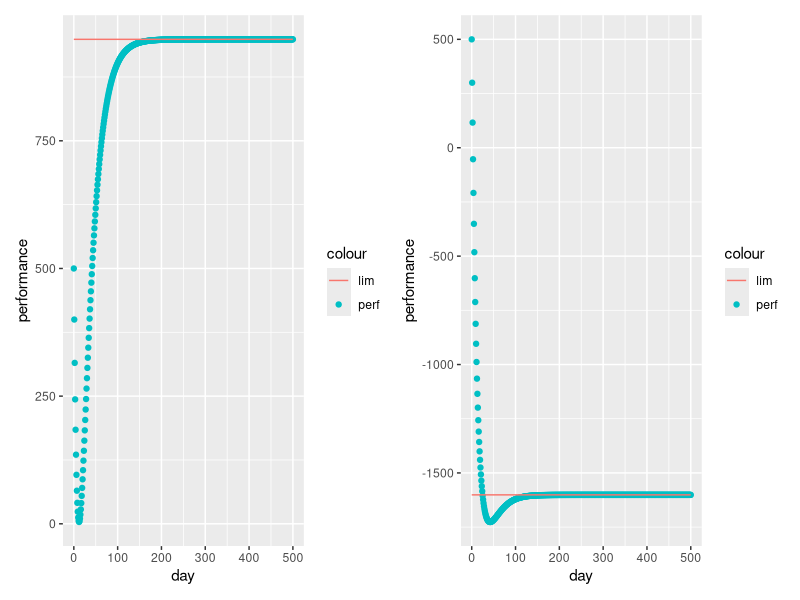
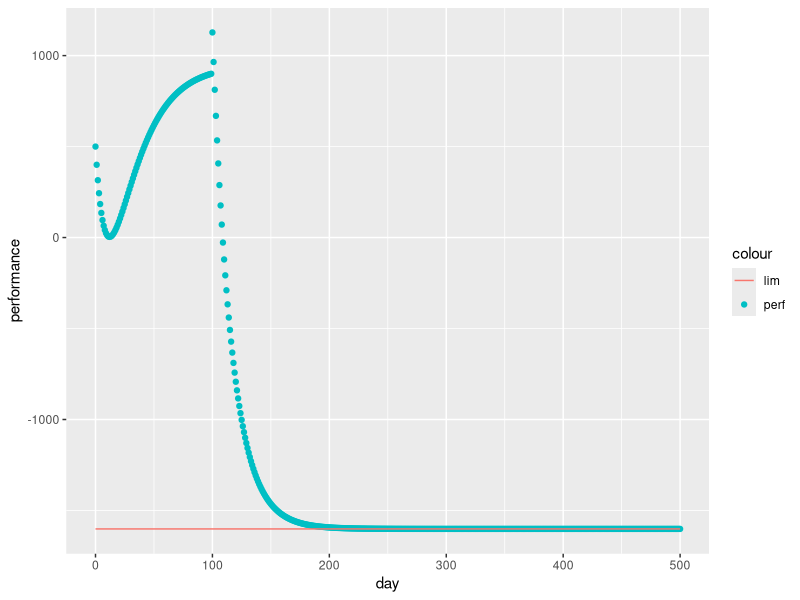
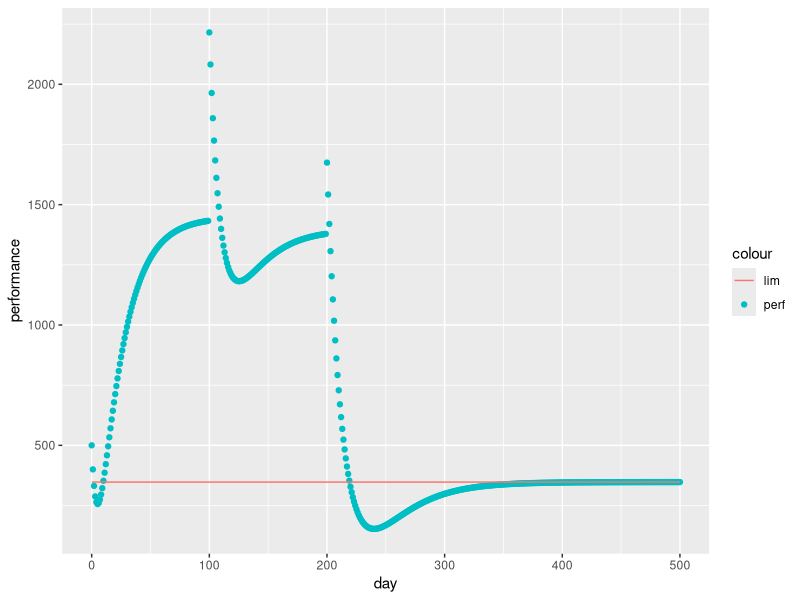

R code for these plots, in order: (Note: this script raises an error after producing the figures.)
## ---- chunk 1
knitr::opts_chunk$set(echo = TRUE)
## ---- chunk 2
library(ggplot2) # for graphing
library(patchwork) # to add graphs together
library(tibble) # tibbles
## ---- chunk 3
params_mat <- function(k_1, tau_1, k_2, tau_2, change_days=NULL, days) {
  if (length(k_1) == length(tau_1) && 
      length(k_1) == length(tau_2) &&
      length(k_1) == length(k_2) &&
      length(k_1) == length(change_days)+1
  ) {}
    else {stop("check length of parameters")} 
  out_matrix <- matrix(0, nrow = days, ncol = 4)
  colnames(out_matrix) <- c("k_1", "tau_1", "k_2", "tau_2")
  bound_1 <- 1; bound_2 <- days
  j <- 0 # counter for index of k_1, tau_1, etc
  for (elem in c(change_days, days)) {
    j <- j + 1
    bound_2 <- elem 
    for (i in bound_1:bound_2) {
      out_matrix[i, ] <- c(k_1[[j]], tau_1[[j]], k_2[[j]], tau_2[[j]])
    }
    bound_1 <- elem
  }
  return(out_matrix)
}
## ---- chunk 4
#' Title
#'
#' @param params_mat a n by 4 matrix, where n is the number of days
#' @param training_load an n dimensional vector 
#'
#' @return an n? dimensional vector with the performance
#' @export
#'
#' @examples
perf_tv <- function(p_0, params_mat, training_load) {
  days <- nrow(params_mat)
  perf_out <- c(rep(NA, days))
  T_1 <- 0; T_2 <- 0
  for (i in 1:days) {
    T_1 <- exp(-1/params_mat[i, "tau_1"])*T_1 + training_load[[i]]
    T_2 <- exp(-1/params_mat[i, "tau_2"])*T_2 + training_load[[i]]
    perf_out[[i]] <- p_0 + params_mat[i, "k_1"]*T_1 - params_mat[i, "k_2"]*T_2 
  }
  return(perf_out)
}
## ---- chunk 5
perf_plot <- function(p_0,
                      k_1,
                      tau_1,
                      k_2,
                      tau_2,
                      change_days = NULL,
                      days,
                      training_stim) {
  training_load <- c()
  limit <- 0
  if (training_stim[[1]] == "constant") {
    training_load <- c(rep(training_stim[[2]], days))
    k <- length(k_1)
    
    # See justification for this below
    limit <- p_0 + training_stim[[2]]*k_1[[k]]/(1-exp(-1/tau_1[[k]])) -
      training_stim[[2]]*k_2[[k]]/(1-exp(-1/tau_2[[k]])) 
  }
  tmp_matrix <- params_mat(k_1,
                           tau_1,
                           k_2,
                           tau_2,
                           change_days,
                           days)
  modeled_performance <- perf_tv(p_0, tmp_matrix, training_load)
  tmp_data <- tibble(
    "day" = c(0:days),
    "performance" = c(p_0, modeled_performance),
    "limit" = c(rep(limit, days + 1))
  )
  
  plot <- ggplot(tmp_data, aes(x = day)) +
    geom_point(aes(y = performance, color = "perf")) +
    geom_line(aes(y = limit, color = "lim"))
  
  #   scale_color_manual("Legend",
  #                      values = c("lim" = "#e31a1c", # this color comes from the theme "Paired"
  #                                 "perf" = "black"))
  plot
}

## ---- chunk 6
perf_plot(p_0 = 500,
          k_1 = 1,
          tau_1 = 25, 
          k_2 = 2, 
          tau_2 = 10,
          days = 500,
          training_stim = list("constant", 100)) +
perf_plot(p_0 = 500,
          k_1 = 2,
          tau_1 = 20, 
          k_2 = 4, 
          tau_2 = 15,
          days = 500,
          training_stim = list("constant", 100))


## ---- chunk 7
perf_plot(p_0 = 500,
          k_1 = c(1, 2),
          tau_1 = c(25, 20), 
          k_2 = c(2, 4), 
          tau_2 = c(10, 15) ,
          change_days = c(100),
          days = 500,
          training_stim = list("constant", 100))
## ---- chunk 8
perf_plot(p_0 = 500,
          k_1 = c(1,2,3),
          tau_1 = c(20, 25, 30), 
          k_2 = c(2, 4, 6), 
          tau_2 = c(5,10, 15),
          change_days = c(100, 200), 
          days = 500,
          training_stim = list("constant", 100))
## ---- chunk 9
knitr::include_graphics(stringr::str_c(rprojroot::find_rstudio_root_file(),"/plots/dist\ from\ single\ set.pdf"))
knitr::include_graphics(stringr::str_c(rprojroot::find_rstudio_root_file(),"/plots/cdf_plot.pdf"))
# fix the formatting later

